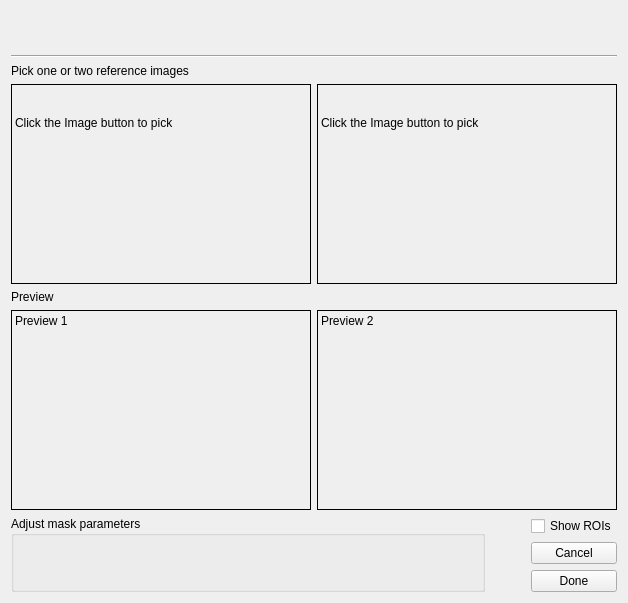
<?xml version="1.0" encoding="UTF-8"?>
<ui version="4.0">
 <class>ImageMaskDialog</class>
 <widget class="QDialog" name="ImageMaskDialog">
  <property name="windowModality">
   <enum>Qt::NonModal</enum>
  </property>
  <property name="geometry">
   <rect>
    <x>0</x>
    <y>0</y>
    <width>628</width>
    <height>602</height>
   </rect>
  </property>
  <property name="windowTitle">
   <string>Mask</string>
  </property>
  <property name="modal">
   <bool>true</bool>
  </property>
  <layout class="QGridLayout" name="gridLayout_2">
   <item row="0" column="0">
    <layout class="QVBoxLayout" name="verticalLayout" stretch="0,0,0,0,2,0,2,0">
     <item>
      <widget class="QLabel" name="script_label">
       <property name="font">
        <font>
         <pointsize>12</pointsize>
         <bold>true</bold>
        </font>
       </property>
       <property name="text">
        <string/>
       </property>
      </widget>
     </item>
     <item>
      <widget class="QLabel" name="script_description">
       <property name="text">
        <string/>
       </property>
      </widget>
     </item>
     <item>
      <widget class="Line" name="line">
       <property name="orientation">
        <enum>Qt::Horizontal</enum>
       </property>
      </widget>
     </item>
     <item>
      <widget class="QLabel" name="label_3">
       <property name="text">
        <string>Pick one or two reference images</string>
       </property>
      </widget>
     </item>
     <item>
      <layout class="QHBoxLayout" name="horizontalLayout_2">
       <item>
        <widget class="ClickableLabel" name="reference_image1">
         <property name="sizePolicy">
          <sizepolicy hsizetype="MinimumExpanding" vsizetype="MinimumExpanding">
           <horstretch>0</horstretch>
           <verstretch>0</verstretch>
          </sizepolicy>
         </property>
         <property name="minimumSize">
          <size>
           <width>300</width>
           <height>200</height>
          </size>
         </property>
         <property name="frameShape">
          <enum>QFrame::Box</enum>
         </property>
         <property name="text">
          <string>

Click the Image button to pick</string>
         </property>
         <property name="scaledContents">
          <bool>false</bool>
         </property>
         <property name="alignment">
          <set>Qt::AlignLeading|Qt::AlignLeft|Qt::AlignTop</set>
         </property>
        </widget>
       </item>
       <item>
        <widget class="ClickableLabel" name="reference_image2">
         <property name="sizePolicy">
          <sizepolicy hsizetype="MinimumExpanding" vsizetype="MinimumExpanding">
           <horstretch>0</horstretch>
           <verstretch>0</verstretch>
          </sizepolicy>
         </property>
         <property name="minimumSize">
          <size>
           <width>300</width>
           <height>200</height>
          </size>
         </property>
         <property name="frameShape">
          <enum>QFrame::Box</enum>
         </property>
         <property name="text">
          <string>

Click the Image button to pick</string>
         </property>
         <property name="scaledContents">
          <bool>false</bool>
         </property>
         <property name="alignment">
          <set>Qt::AlignLeading|Qt::AlignLeft|Qt::AlignTop</set>
         </property>
        </widget>
       </item>
      </layout>
     </item>
     <item>
      <widget class="QLabel" name="label_4">
       <property name="text">
        <string>Preview</string>
       </property>
      </widget>
     </item>
     <item>
      <layout class="QHBoxLayout" name="horizontalLayout">
       <item>
        <widget class="Label" name="preview_image1">
         <property name="sizePolicy">
          <sizepolicy hsizetype="MinimumExpanding" vsizetype="MinimumExpanding">
           <horstretch>0</horstretch>
           <verstretch>0</verstretch>
          </sizepolicy>
         </property>
         <property name="minimumSize">
          <size>
           <width>300</width>
           <height>200</height>
          </size>
         </property>
         <property name="frameShape">
          <enum>QFrame::Box</enum>
         </property>
         <property name="text">
          <string>Preview 1</string>
         </property>
         <property name="scaledContents">
          <bool>false</bool>
         </property>
         <property name="alignment">
          <set>Qt::AlignLeading|Qt::AlignLeft|Qt::AlignTop</set>
         </property>
        </widget>
       </item>
       <item>
        <widget class="Label" name="preview_image2">
         <property name="sizePolicy">
          <sizepolicy hsizetype="MinimumExpanding" vsizetype="MinimumExpanding">
           <horstretch>0</horstretch>
           <verstretch>0</verstretch>
          </sizepolicy>
         </property>
         <property name="minimumSize">
          <size>
           <width>300</width>
           <height>200</height>
          </size>
         </property>
         <property name="frameShape">
          <enum>QFrame::Box</enum>
         </property>
         <property name="text">
          <string>Preview 2</string>
         </property>
         <property name="scaledContents">
          <bool>false</bool>
         </property>
         <property name="alignment">
          <set>Qt::AlignLeading|Qt::AlignLeft|Qt::AlignTop</set>
         </property>
        </widget>
       </item>
      </layout>
     </item>
     <item>
      <layout class="QHBoxLayout" name="horizontalLayout_4" stretch="1,0,0,0">
       <item>
        <widget class="QGroupBox" name="mask_options_box">
         <property name="sizePolicy">
          <sizepolicy hsizetype="Preferred" vsizetype="Preferred">
           <horstretch>0</horstretch>
           <verstretch>0</verstretch>
          </sizepolicy>
         </property>
         <property name="title">
          <string>Adjust mask parameters</string>
         </property>
        </widget>
       </item>
       <item>
        <spacer name="horizontalSpacer">
         <property name="orientation">
          <enum>Qt::Horizontal</enum>
         </property>
         <property name="sizeHint" stdset="0">
          <size>
           <width>40</width>
           <height>20</height>
          </size>
         </property>
        </spacer>
       </item>
       <item>
        <layout class="QVBoxLayout" name="verticalLayout_4"/>
       </item>
       <item>
        <layout class="QVBoxLayout" name="verticalLayout_3">
         <item>
          <widget class="QCheckBox" name="show_rois_checkbox">
           <property name="text">
            <string>Show ROIs</string>
           </property>
          </widget>
         </item>
         <item>
          <spacer name="verticalSpacer_2">
           <property name="orientation">
            <enum>Qt::Vertical</enum>
           </property>
           <property name="sizeHint" stdset="0">
            <size>
             <width>20</width>
             <height>40</height>
            </size>
           </property>
          </spacer>
         </item>
         <item>
          <widget class="QPushButton" name="cancel_button">
           <property name="text">
            <string>Cancel</string>
           </property>
           <property name="autoDefault">
            <bool>false</bool>
           </property>
          </widget>
         </item>
         <item>
          <widget class="QPushButton" name="done_button">
           <property name="text">
            <string>Done</string>
           </property>
           <property name="autoDefault">
            <bool>false</bool>
           </property>
           <property name="default">
            <bool>false</bool>
           </property>
          </widget>
         </item>
        </layout>
       </item>
      </layout>
     </item>
    </layout>
   </item>
  </layout>
 </widget>
 <customwidgets>
  <customwidget>
   <class>ClickableLabel</class>
   <extends>QLabel</extends>
   <header>ClickableLabel</header>
  </customwidget>
  <customwidget>
   <class>Label</class>
   <extends>QLabel</extends>
   <header>Label</header>
  </customwidget>
 </customwidgets>
 <resources/>
 <connections>
  <connection>
   <sender>done_button</sender>
   <signal>clicked()</signal>
   <receiver>ImageMaskDialog</receiver>
   <slot>accept()</slot>
   <hints>
    <hint type="sourcelabel">
     <x>484</x>
     <y>529</y>
    </hint>
    <hint type="destinationlabel">
     <x>266</x>
     <y>276</y>
    </hint>
   </hints>
  </connection>
 </connections>
</ui>
